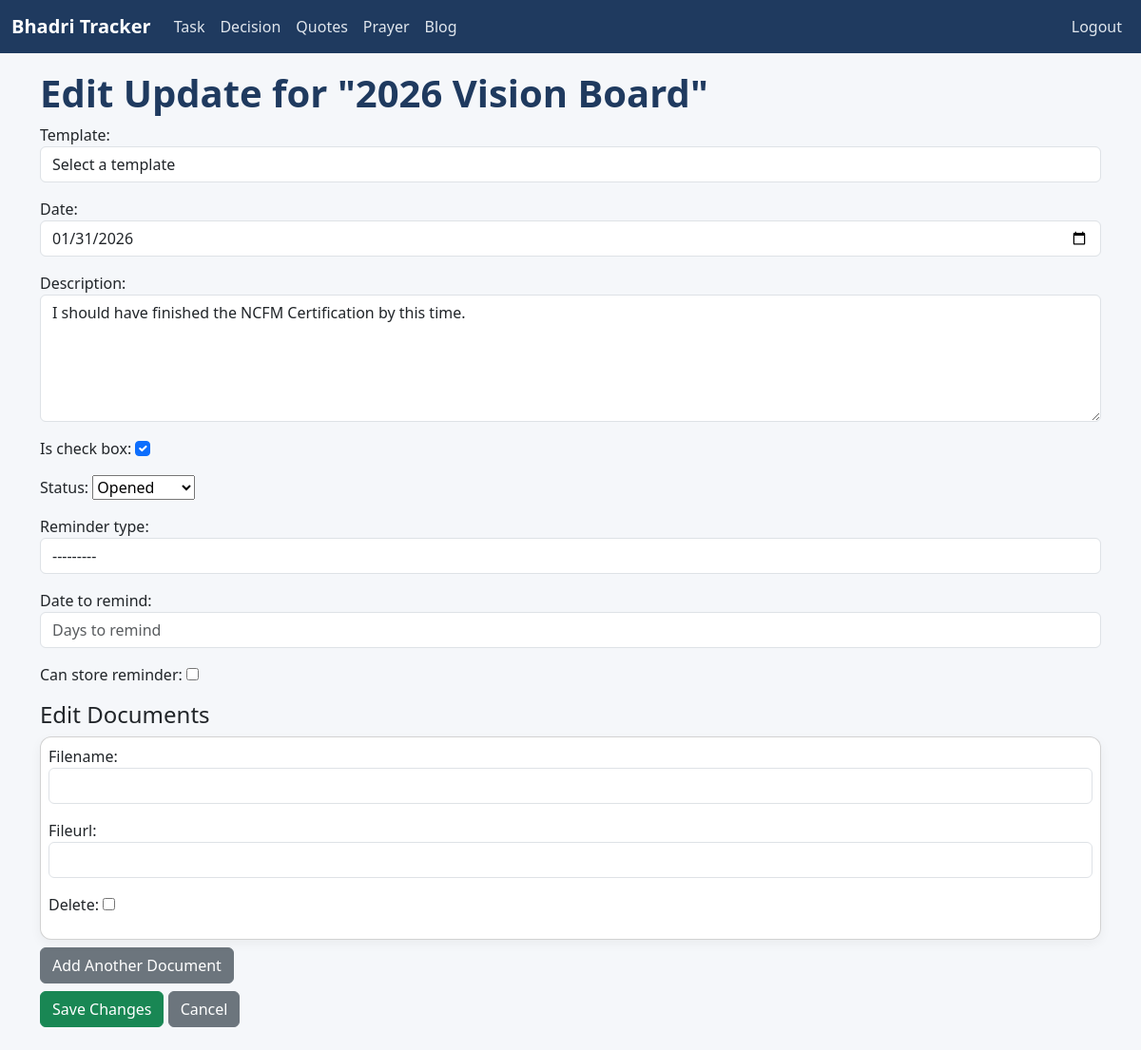
Before: /update/346/edit/ (signed in) with the older database file.
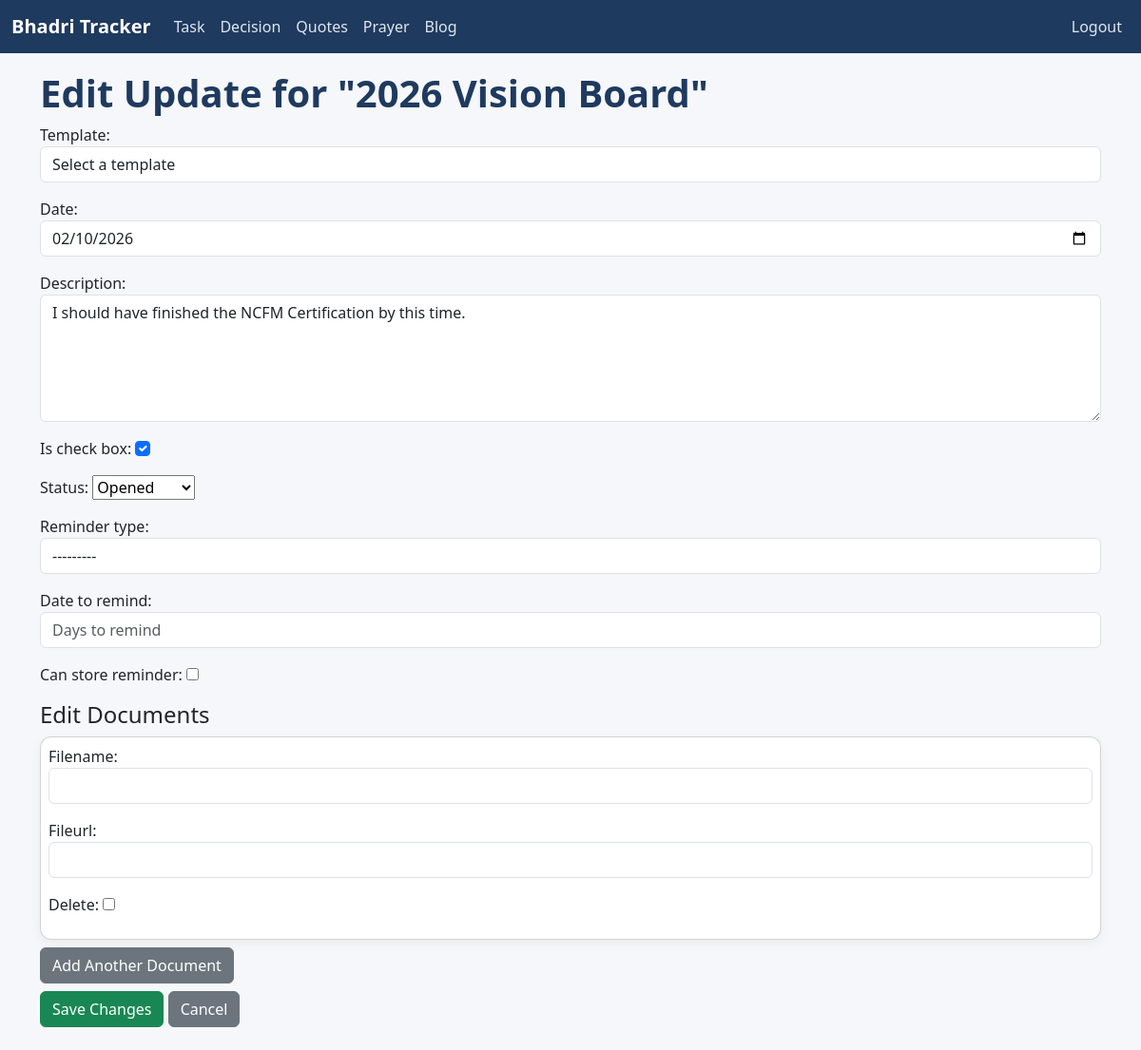
After: the same page with the newer database file.
### tracker/models.py (models this page shows, shortened)
class Update(models.Model):
    STATUS_CHOICES = [
        ('Opened', 'Opened'),
        ('InProgress', 'In Progress'),
        ('Completed', 'Completed'),
        ('Cancelled', 'Cancelled')
    ]
    REMINDER_CHOICE = [
        ('Days', 'Days'),
        ('Weekly', 'Weekly'),
        ('Monthly', 'Monthly'),
        ('Yearly', 'Yearly'),
    ]
    task = models.ForeignKey(Task, on_delete=models.CASCADE, related_name='updates')
    date = models.DateField(default=timezone.now, null=True, blank=True)
    description = models.TextField()
    is_check_box = models.BooleanField(default=False)
    status = models.CharField(max_length=20, choices=STATUS_CHOICES, default='Opened')
    reminder_type = models.CharField(max_length=20, choices=REMINDER_CHOICE, null=True, blank=True)
    can_store_reminder = models.BooleanField(default=False)
    date_to_remind = models.IntegerField(null=True, blank=True)

class Task(models.Model):
    STATUS_CHOICES = [
        ('Opened', 'Opened'),
        ('InProgress', 'In Progress'),
        ('Completed', 'Completed'),
        ('Cancelled', 'Cancelled'),
        ('Hold', 'Hold'),
    ]
    name = models.CharField(max_length=200)
    status = models.CharField(max_length=20, choices=STATUS_CHOICES, default='Opened')
    task_type = models.ForeignKey(TaskType, on_delete=models.CASCADE)
    started_date = models.DateField(default=timezone.now, null=True, blank=True)
    created_date = models.DateField(auto_now_add=True)
    updated_date = models.DateField(auto_now=True)
    completed_date = models.DateField(null=True, blank=True)
    target_date = models.DateField(default=timezone.now, null=True, blank=True)
    is_bookmark = models.BooleanField(default=False)
    is_private = models.BooleanField(default=False)
    is_important = models.BooleanField(default=False)
    is_template = models.BooleanField(default=False)

### tracker/views.py (the view, shortened to what this page needs)
# urls.py: path('update/<int:pk>/edit/', views.UpdateEditView.as_view(), name='update_edit'),
class UpdateEditView(LoginRequiredMixin, View):
    def get(self, request, pk):
        update = get_object_or_404(Update, pk=pk)
        form = UpdateForm(instance=update)
        formset = DocumentFormSet(queryset=update.documents.all())
        return render(request, 'tracker/update_form.html', {
            'form': form,
            'formset': formset,
            'update': update,
        })

### tracker/forms.py
class UpdateForm(forms.ModelForm):
    template = forms.ModelChoiceField(
        queryset=UpdateTemplate.objects.all().order_by('name'),
        required=False,
        empty_label="Select a template",
        widget=forms.Select(attrs={'class': 'form-control'}),
        label="Template"
    )
    class Meta:
        model = Update
        fields = ['template', 'date', 'description', 'is_check_box', 'status', 'reminder_type', 'date_to_remind', 'can_store_reminder']
        widgets = {
            'date': forms.DateInput(attrs={'class': 'form-control', 'type': 'date'}),
            'description': forms.Textarea(attrs={'class': 'form-control', 'rows': 5}),
            'is_check_box': forms.CheckboxInput(attrs={'class': 'form-check-input'}),
            'reminder_type': forms.Select(attrs={'class': 'form-control'}),
            'date_to_remind': forms.NumberInput(attrs={
                'class': 'form-control',
                'placeholder': 'Days to remind',
                'min': 1,
                'max': 31,
                'step': 1
            }),
        }

### tracker/models.py (called while the page is built)
    def __str__(self):
        return self.name

### templates/tracker/update_form.html (shortened to what this page needs)
{% extends 'base.html' %}
{% load static %}
{% block content %}
<h1>Edit Update for "{{ update.task.name }}"</h1>
<form method="POST">
  {{ form.as_p }}
  <h4>Edit Documents</h4>
  <div id="formset">
    {% for form in formset %}
      <div class="card mb-2 p-2">
        {{ form.as_p }}
      </div>
    {% endfor %}
  </div>
  <button type="button" class="btn btn-secondary mb-2" id="add-more">Add Another Document</button>
  <br>
  <button type="submit" class="btn btn-success">Save Changes</button>
  <a href="{% url 'tracker:update_list' update.task.id %}" class="btn btn-secondary">Cancel</a>
</form>
{% endblock %}

Changed rows visible on the page:
changed Update "I should have finished the NCFM Certification by this time.": date "01/31/2026" → "02/10/2026"
